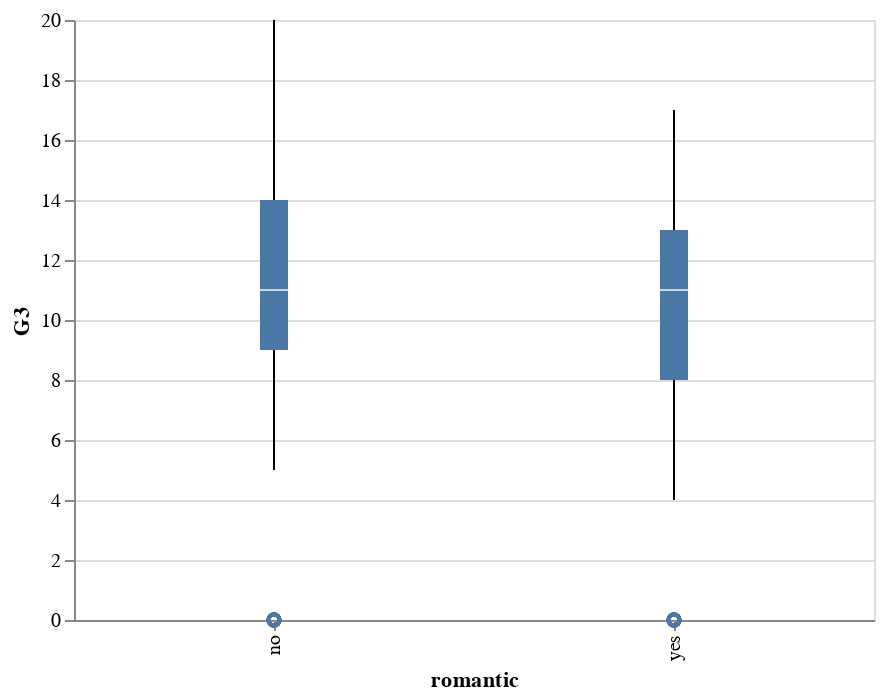

This figure's notebook cell:
### Markdown cell above
## Initial Plots

### Code cell
alt.Chart(mat_train).mark_boxplot().encode(
    x='romantic:N',
    y='G3:Q'
)

### Figure 1 — Vega-Lite specification as saved in the notebook (floating-point values rounded to 4 significant figures; data arrays with more than 128 entries replaced by an {"elided": "..."} marker saying what was removed)
{"$schema": "https://vega.github.io/schema/vega-lite/v3.4.0.json", "config": {"mark": {"tooltip": null}, "view": {"height": 300, "width": 400}}, "data": {"name": "data-96720bd2edd688f7d804131d2762243b"}, "datasets": {"data-96720bd2edd688f7d804131d2762243b": {"elided": "316 records"}}, "encoding": {"x": {"field": "romantic", "type": "nominal"}, "y": {"field": "G3", "type": "quantitative"}}, "mark": "boxplot"}
